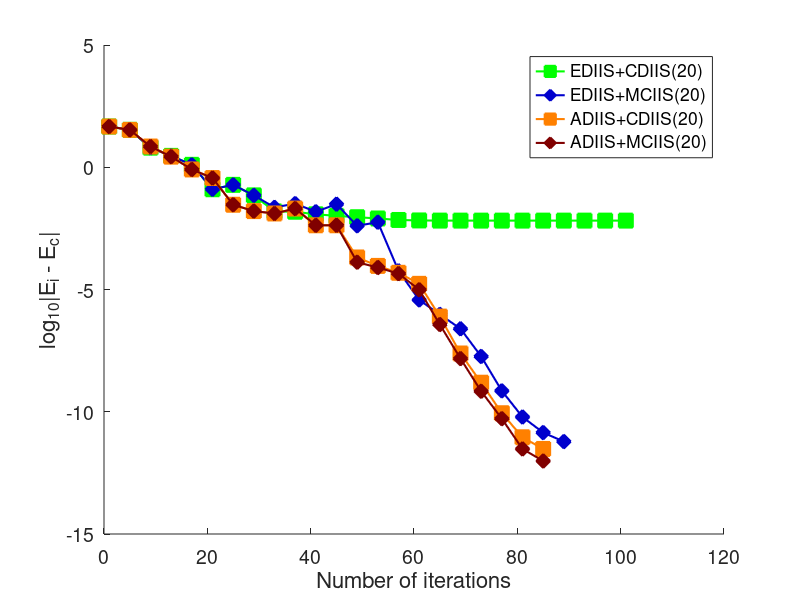

This chart was generated by the following MATLAB code:
% SCF Done:  E(UB3LYP) =  -488.737158509     A.U. after  124 cycles

load ru4co3Out.mat;

maxSCFIter = 200;
ener = output.ener;
iter = output.iter;
energySet = output.energySet;

yellow = [255 215 0] ./ 255;
darkBlue = [0 0 205] ./ 255;
orange = [255 128 0] ./ 255;
darkRed = [128 0 0] ./ 255;

% shapes = {'s', 'o', 'v', '^', 'd', 'h', '<', '>'};
shapes = {'s', 'd', 's', 'd', 's', 'd'};
colors = {'g', darkBlue, orange, darkRed};

for iType = 1:length(ener)
    fprintf('%0.8f  %d \n', ener{iType}, iter{iType});
end

energyArray = [ener{:}];
iterArray = [iter{:}];
minEnergy = min(energyArray(iterArray~=maxSCFIter));

hFig = figure();
set(hFig, 'Position', [10 10 800 600])
hold();
for iType = 1:length(ener)
    errorArray = log10(abs(energySet{iType} - minEnergy));
    errorArray(errorArray == -inf) = min(errorArray(errorArray ~= -inf));
    plot(1:4:length(energySet{iType}), errorArray(1:4:end), ...
        'LineWidth', 1.5, ...
        'Color', colors{iType}, ...
        'Marker', shapes{iType}, ...
        'MarkerFaceColor', colors{iType}, ...
        'MarkerSize', 10);
end

set(gca,'FontSize', 14)

xlabel('Number of iterations', 'FontSize', 16);
ylabel('log_{10}|E_i - E_c|', 'FontSize', 16);
lgd = legend('EDIIS+CDIIS(20)', 'EDIIS+MCIIS(20)', 'ADIIS+CDIIS(20)', 'ADIIS+MCIIS(20)', ...
    'Location', 'NorthEast');

outputFileName = './graphs/ru4co3.pdf';
print(outputFileName, '-dpdf')


